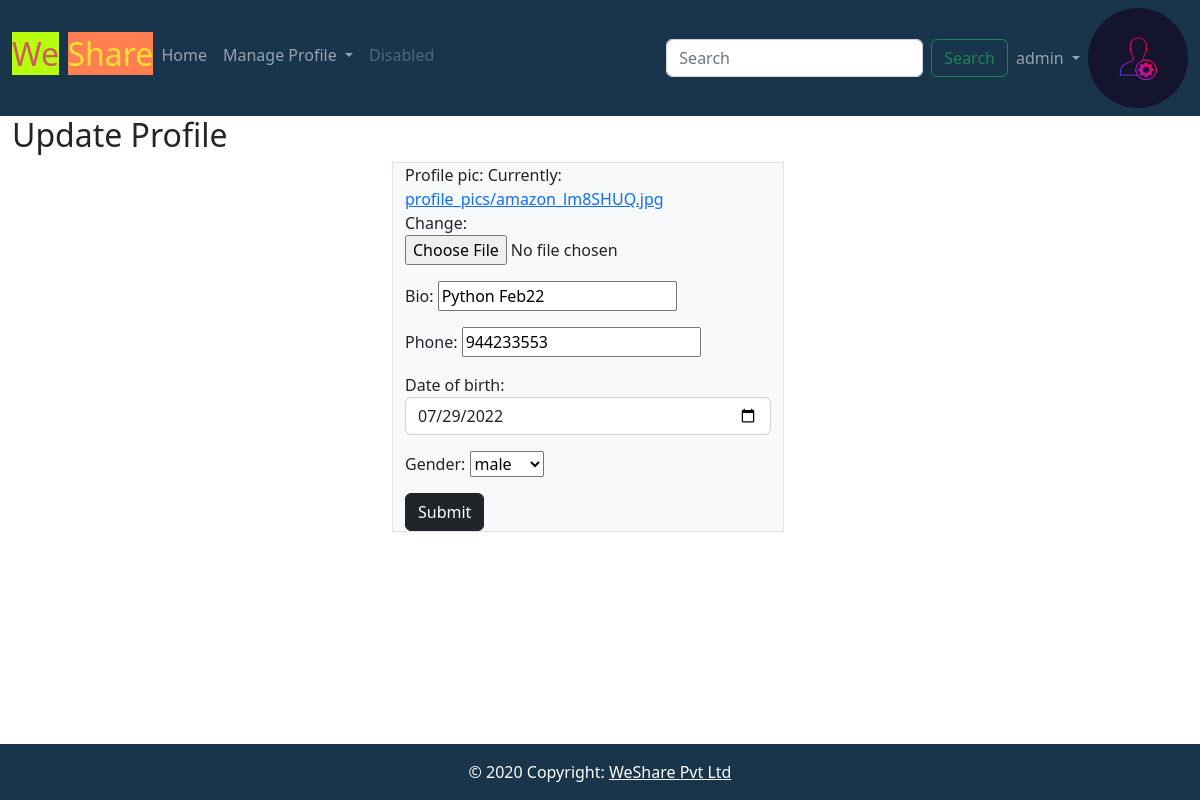
The page /blog/users/profile/change/1 (signed in) on the database its author committed.
### blog_app/models.py (models this page shows, shortened)
class UserProfile(models.Model):
    profile_pic=models.ImageField(upload_to="profile_pics",null=True)
    bio=models.CharField(max_length=120)
    phone=models.CharField(max_length=15)
    date_of_birth=models.DateField(null=True)
    options=(
        ("male","male"),
        ("female","female"),
        ("other","other")
    )
    gender=models.CharField(max_length=12,choices=options,default="male")
    user=models.OneToOneField(User,on_delete=models.CASCADE,related_name="users")
    following=models.ManyToManyField(User,related_name="following",blank=True)

### blog_app/views.py (the view, shortened to what this page needs)
# urls.py: path("users/profile/change/<int:user_id>",views.ProfileUpdateView.as_view(),name="profile-update"),
@method_decorator(signin_required,name="dispatch")
class ProfileUpdateView(UpdateView):
    model = UserProfile
    form_class = UserProfileForm
    template_name = "profile-update.html"
    success_url = reverse_lazy("home")
    pk_url_kwarg = "user_id"

### blog_app/forms.py
class UserProfileForm(ModelForm):
    class Meta:
        model=UserProfile
        exclude=("user","following",)
        widgets={
            "date_of_birth":forms.DateInput(attrs={"class":"form-control","type":"date"})
        }

### blog_app/views.py (called while the page is built)
def signin_required(func):
    def wrapper(request,*args,**kwargs):
        if request.user.is_authenticated:
            return func(request,*args,**kwargs)
        else:
            messages.error(request,"you must login")
            return redirect("sign-in")
    return wrapper

### blog_app/templates/profile-update.html (shortened to what this page needs)
{%extends 'base.html'%}
{%block body_block%}
<h2>Update Profile</h2>
<div class="row ">
    <div class="col-4"></div>
    <div class="col-md-4 col-sm-12  bg-light border">
          <form class="" action="" method="post" enctype="multipart/form-data">
                {{form.as_p}}
                <input type="submit" class="btn btn-dark">
            </form>
    </div>
    <div class="col-4"></div>
</div>
{%endblock%}

### blog_app/templates/base.html (shortened to what this page needs)
<!DOCTYPE html>
{% load static %}
<html lang="en">
<head>
    <link href="https://cdn.jsdelivr.net/npm/bootstrap@5.2.0/dist/css/bootstrap.min.css" rel="stylesheet">
    <link rel="stylesheet" href="https://use.fontawesome.com/releases/v5.12.1/css/all.css">
<link href="https://cdn.jsdelivr.net/npm/bootstrap@5.2.0/dist/css/bootstrap.min.css" rel="stylesheet">
  <link href="{%static 'css/styles.css'%}" rel="stylesheet"/>
</head>
<body>
<nav class="navbar navbar-expand-lg navbar-dark" style="background-color: #18354c;">
  <div class="container-fluid">
    <div class="collapse navbar-collapse" id="navbarSupportedContent">
      <ul class="navbar-nav me-auto mb-2 mb-lg-0">
        <li class="nav-item">
            <h2 class=""> <span style="color:#CD5C5C; background-color: #B8FC0F;">We</span> <span style="color:#FFE033; background-color: coral;" >Share</span></h2>
        </li>
        <li class="nav-item">
          <a class="nav-link" href="{%url 'home'%}">Home</a>
        </li>
        <li class="nav-item dropdown">
          <a class="nav-link dropdown-toggle" href="#" role="button" data-bs-toggle="dropdown" aria-expanded="false">
            Manage Profile
          </a>
        </li>
        <li class="nav-item">
          <a class="nav-link disabled">Disabled</a>
        </li>
      </ul>
        <form class="d-flex" role="search">
        <input class="form-control me-2" type="search" placeholder="Search" aria-label="Search">
        <button class="btn btn-outline-success" type="submit">Search</button>
      </form>
    </div>
      <div>
           <ul class="navbar-nav me-auto mb-2 mb-lg-0">
        <li class="nav-item dropdown">
          <a class="nav-link dropdown-toggle" href="#" role="button" data-bs-toggle="dropdown" aria-expanded="false">
            {{request.user}}
          </a>
        </li>
      </ul>
      </div>
       <div style="height:100px;width:100px;">
          <a class="navbar-brand" href="{%url 'pic-change' request.user.users.id%}">
              {%if request.user.users.profile_pic%}
                 <img src="{{request.user.users.profile_pic.url}}" alt="..." style="width:100%;height:100%" class="rounded-circle">
               {%endif%}
          </a>
      </div>
  </div>
</nav>
<body>
<div class="container-fluid">
  <div class="row">
     {%block body_block%}
     {%endblock%}
  </div>
</div>
<footer class=" sticky-footer bg-light text-center text-lg-start">
  <div class="text-center p-3 text-white" style="background-color: #18354c;"">
    © 2020 Copyright:
    <a class="text-white" href="">WeShare Pvt Ltd</a>
  </div>
</footer>
</body>
</body>
</html>

### blog_app/static/css/styles.css (style rules this page uses)
body { min-height:100vh; }
.sticky-footer { position:sticky; top:100%; }

### rows shown on the page
UserProfile: bio "Python Feb22", phone "944233553", date_of_birth "07/29/2022", gender "male"

### other values the page prints
{{ request.user }} "admin"
